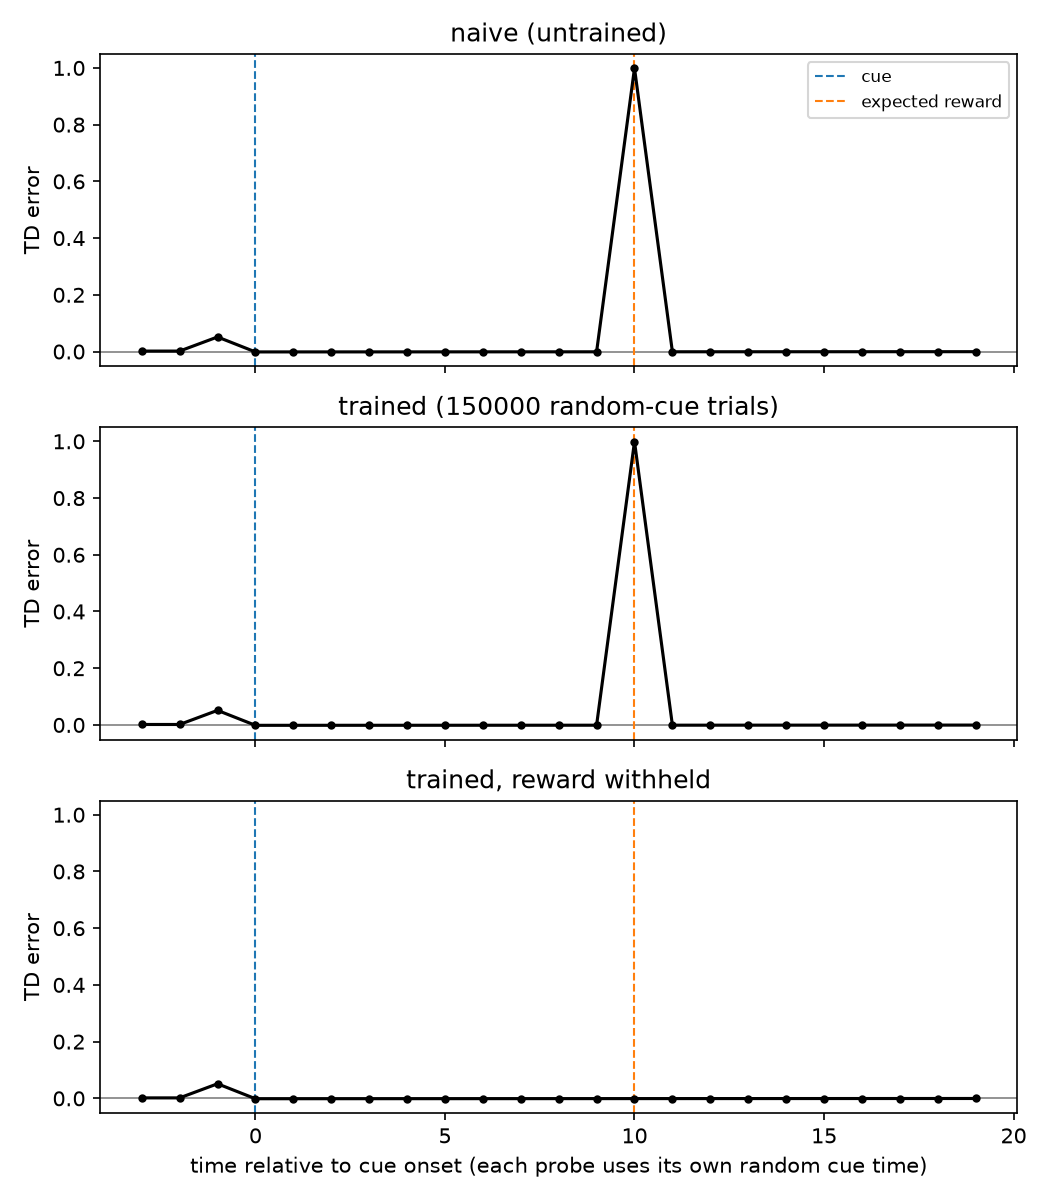

Reproduce this figure in Python.
"""
TD error on an MLP
"""

import argparse
import random

import numpy as np
import torch
import torch.nn as nn
import matplotlib.pyplot as plt


class MLP(nn.Module):
    def __init__(self, in_dim: int = 2, hidden: int = 32):
        super().__init__()
        self.net = nn.Sequential(
            nn.Linear(in_dim, hidden),
            nn.Tanh(),
            nn.Linear(hidden, hidden),
            nn.Tanh(),
            nn.Linear(hidden, 1),
        )

    def forward(self, x: torch.Tensor) -> torch.Tensor:
        return self.net(x).squeeze(-1)


def make_states(trial_len: int, t_cue: int) -> torch.Tensor:
    t = torch.arange(trial_len, dtype=torch.float32)
    since_cue = (t - t_cue).clamp(min=0) / trial_len
    cue_on = (t >= t_cue).float()
    return torch.stack([since_cue, cue_on], dim=-1)


def run_trial(model, opt, states, t_reward, reward, gamma,
              deliver_reward, learn):
    trial_len = states.shape[0]
    rewards = torch.zeros(trial_len)
    if deliver_reward:
        rewards[t_reward] = reward

    preds = model(states)
    with torch.no_grad():
        next_vals = torch.cat([model(states[1:]), torch.zeros(1)])
    targets = rewards + gamma * next_vals
    deltas = (targets - preds).detach()

    if learn:
        loss = (preds - targets).pow(2).mean()
        opt.zero_grad()
        loss.backward()
        opt.step()

    return deltas.numpy()


def main() -> None:
    parser = argparse.ArgumentParser()
    parser.add_argument("--trial-len", type=int, default=40)
    parser.add_argument("--cue-min", type=int, default=3,
                        help="earliest possible cue onset in any trial")
    parser.add_argument("--cue-max", type=int, default=20,
                        help="latest possible cue onset in any trial")
    parser.add_argument("--delay", type=int, default=10,
                        help="fixed cue -> reward interval (the only thing "
                             "that's constant)")
    parser.add_argument("--reward", type=float, default=1.0)
    parser.add_argument("--gamma", type=float, default=0.98)
    parser.add_argument("--lr", type=float, default=1e-2)
    parser.add_argument("--hidden", type=int, default=32)
    parser.add_argument("--n-trials", type=int, default=150000)
    parser.add_argument("--seed", type=int, default=0)
    parser.add_argument("--out", type=str, default="td_conditioning_mlp.png")
    args = parser.parse_args()

    trial_len = args.trial_len
    assert args.cue_max + args.delay < trial_len, "trial too short!!!!!"

    torch.manual_seed(args.seed)
    random.seed(args.seed)

    model = MLP(hidden=args.hidden)
    opt = torch.optim.Adam(model.parameters(), lr=args.lr)

    pad_before = args.cue_min
    pad_after = trial_len - 1 - args.cue_max #to keep track

    def probe(deliver_reward, learn):
        t_cue = random.randint(args.cue_min, args.cue_max)
        t_reward = t_cue + args.delay
        states = make_states(trial_len, t_cue)
        deltas = run_trial(model, opt, states, t_reward, args.reward, args.gamma,
                            deliver_reward=deliver_reward, learn=learn)
        return deltas[t_cue - pad_before: t_cue + pad_after + 1]

    early = probe(deliver_reward=True, learn=False)

    for _ in range(args.n_trials):
        t_cue = random.randint(args.cue_min, args.cue_max)
        t_reward = t_cue + args.delay
        states = make_states(trial_len, t_cue)
        run_trial(model, opt, states, t_reward, args.reward, args.gamma,
                  deliver_reward=True, learn=True)

    late = probe(deliver_reward=True, learn=False)
    omission = probe(deliver_reward=False, learn=False)

    labels = ["naive (untrained)", f"trained ({args.n_trials} random-cue trials)",
              "trained, reward withheld"]
    traces = [early, late, omission]
    rel_t = np.arange(-pad_before, pad_after + 1)

    fig, axes = plt.subplots(3, 1, figsize=(7, 8), sharex=True, sharey=True)
    for ax, trace, label in zip(axes, traces, labels):
        ax.axhline(0, color="gray", linewidth=0.8)
        ax.axvline(0, color="tab:blue", linestyle="--", linewidth=1, label="cue")
        ax.axvline(args.delay, color="tab:orange", linestyle="--", linewidth=1,
                   label="expected reward")
        ax.plot(rel_t, trace, color="black", marker="o", markersize=3)
        ax.set_title(label)
        ax.set_ylabel("TD error")
    axes[0].legend(loc="upper right", fontsize=8)
    axes[-1].set_xlabel("time relative to cue onset (each probe uses its own random cue time)")
    fig.tight_layout()
    fig.savefig(args.out, dpi=150)
    print(f"saved plot to {args.out}")

    for label, trace in zip(labels, traces):
        peak_k = int(np.argmax(np.abs(trace)))
        print(f"{label}: peak TD error {trace[peak_k]:+.3f} at t_rel={rel_t[peak_k]} "
              f"(cue at t_rel=0, expected reward at t_rel={args.delay})")


if __name__ == "__main__":
    main()
